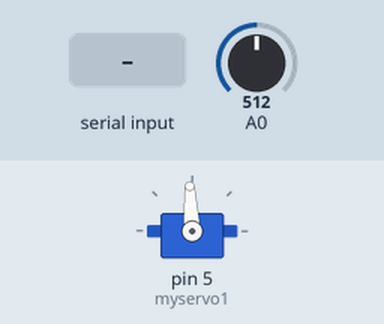
Simulated run of this sketch. Board: Arduino Uno, built with avr-gcc and run on an emulated ATmega328P. Shown: servo. Inputs (shaded band) come from the test bench; at power-on: A0 = 512. What the sketch prints to the serial monitor is not drawn.

Above: at 1.2 s.
1.3 s: "30,150\n" received over Serial
At 2.3 s:
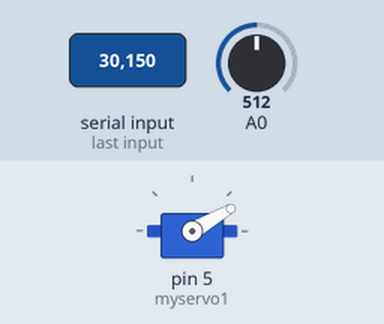
2.8 s: "5\n" received over Serial
At 4.0 s:
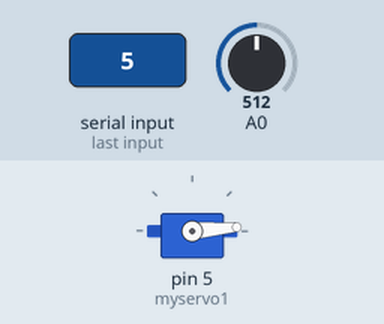
4.3 s: "200\n" received over Serial
At 4.7 s:
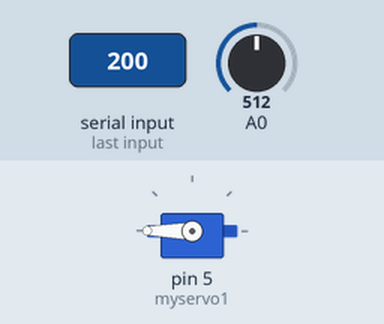
Timing chart, 0 to 7.3 s (numbered marks = the images above; inputs shaded):
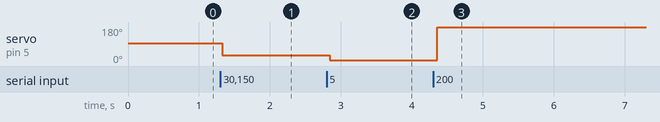

Measured:
- after the input at 1.3 s, servo on pin 5 (myservo1): 93° → 30° at once
- after the input at 2.8 s, servo on pin 5 (myservo1): 30° → 5° at once
- after the input at 4.3 s, servo on pin 5 (myservo1): 5° → 180° after 0.06 s

The sketch:

servo_setup.ino
```cpp
#include <Servo.h>

int defaultpos = 1500;
String comdata;
int integerdata = defaultpos;

Servo myservo1; // declare servo

void setup ()
{
  Serial.begin(9600);
  myservo1.attach(5);

  myservo1.write(defaultpos);
}

void loop ()
{
  SerialChecker();
  myservo1.write(integerdata);
  Serial.println(analogRead(A0));
  delay(50);

}

void SerialChecker()
{
  //read string from serial monitor
  if (Serial.available() > 0) // if we get a valid byte, read analog ins:
  {
    comdata = ""; //reset the old values
    while (Serial.available() > 0)
    {
      comdata += char(Serial.read()); //Add the character value to comdata
      delay(2);//so that whole message is sent before the arduino reads it
      integerdata = comdata.toInt(); //converts our character data into a number
    }
    Serial.println(comdata);//prints out what you are typing
  }
}
```
